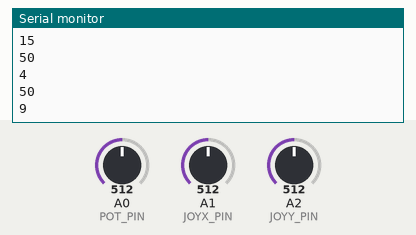
Recording of a sketch running on a simulated Arduino Uno, built with avr-gcc and run on an emulated ATmega328P. On the bench: the last lines printed to the serial monitor. Inputs (shaded band) come from the test bench; at power-on: A0 (POT_PIN) = 512, A1 (JOYX_PIN) = 512, A2 (JOYY_PIN) = 512. Random numbers use the default seed unless the sketch sets one.

Above: at 1.2 s.
1.3 s: A0 (POT_PIN) set to 716
At 1.9 s:
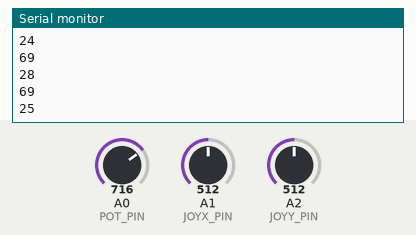
2.8 s: A0 (POT_PIN) set to 900
At 3.4 s:
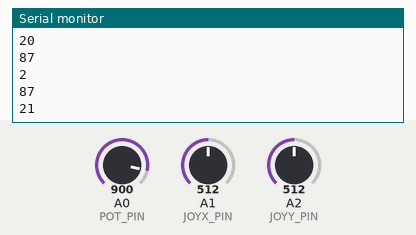
Timing chart, 0 to 5.8 s (numbered marks = the images above; inputs shaded):
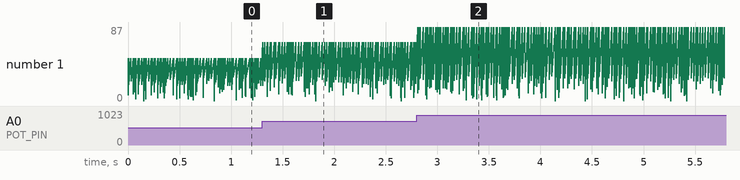

The sketch:

ArduinoCANTestBench.ino
```cpp
/* This code is heavily based off of the SEEED Studio library send_random.ino example.

* It sends mapped analog data captured from a potentiometer and a joystick to simulate
* actual data captured from UCR's Highlander Racing FSAE team's VCU.
* This data is then captured by a dashboard programming running from an STM32F7 discovery board.
*
* Author: Justin Im
*/

#include <SPI.h>

#define CAN_2515

// For Arduino MCP2515 Hat:
// the cs pin of the version after v1.1 is default to D9
// v0.9b and v1.0 is default D10
const int SPI_CS_PIN = 9;
const int CAN_INT_PIN = 2;

#ifdef CAN_2515
#include "mcp2515_can.h"
mcp2515_can CAN(SPI_CS_PIN); // Set CS pin
#define MAX_DATA_SIZE 8
#endif

const int POT_PIN = A0;
const int JOYX_PIN = A1;
const int JOYY_PIN = A2;
const int JOY_BUTTON_PIN = A3;

void setup() {
    SERIAL_PORT_MONITOR.begin(115200);
    while (!SERIAL_PORT_MONITOR) {}

    while (CAN_OK != CAN.begin(CAN_500KBPS)) {             // init can bus : baudrate = 500k
        SERIAL_PORT_MONITOR.println("CAN init fail, retry...");
        delay(100);
    }
    SERIAL_PORT_MONITOR.println("CAN init ok!");

    pinMode(POT_PIN, INPUT);
    pinMode(JOYX_PIN, INPUT);
    pinMode(JOYY_PIN, INPUT);
    pinMode(JOY_BUTTON_PIN, INPUT);
}

uint32_t id = 0x10;
uint8_t  type; // bit0: ext, bit1: rtr
unsigned len = 3;
byte cdata[MAX_DATA_SIZE] = {0};

void loop() {

    int potValue = analogRead(POT_PIN);
    int joyXValue = analogRead(JOYX_PIN);
    int joyYValue = analogRead(JOYY_PIN);
    cdata[0] = map(potValue, 0, 1023, 0, 100);
    cdata[1] = map(joyXValue, 0, 1023, 0, 100);
    cdata[2] = map(joyYValue, 0, 1023, 0, 100);

    // Sends a message of id, standard 11 bit identifier format, data length 3, and data array "cdata"
    CAN.sendMsgBuf(id, 0, len, cdata);
    SERIAL_PORT_MONITOR.println(cdata[0]);

    unsigned d = random(30);
    SERIAL_PORT_MONITOR.println(d);
    delay(d);
}
```

Measured:
- after the input at 1.3 s, the serial monitor: prints a new line at once (image 1)
- after the input at 2.8 s, the serial monitor: prints a new line at once (image 2)
